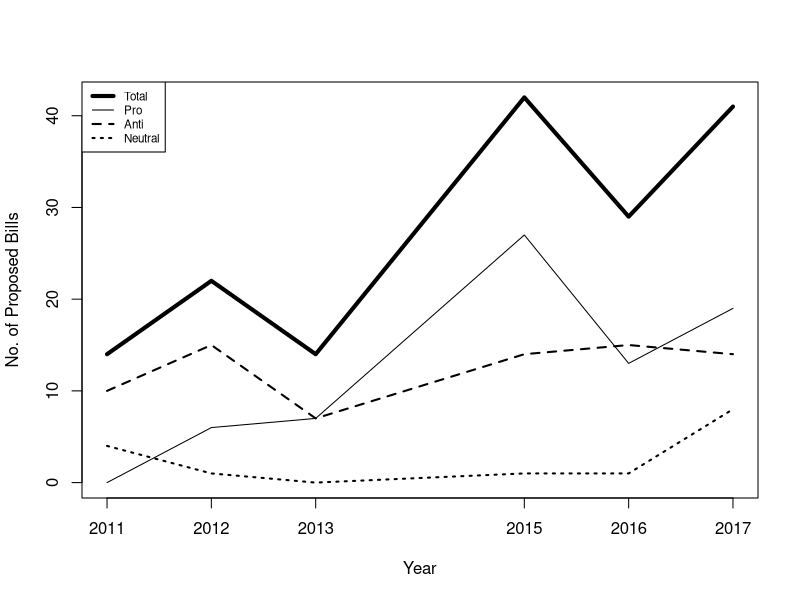
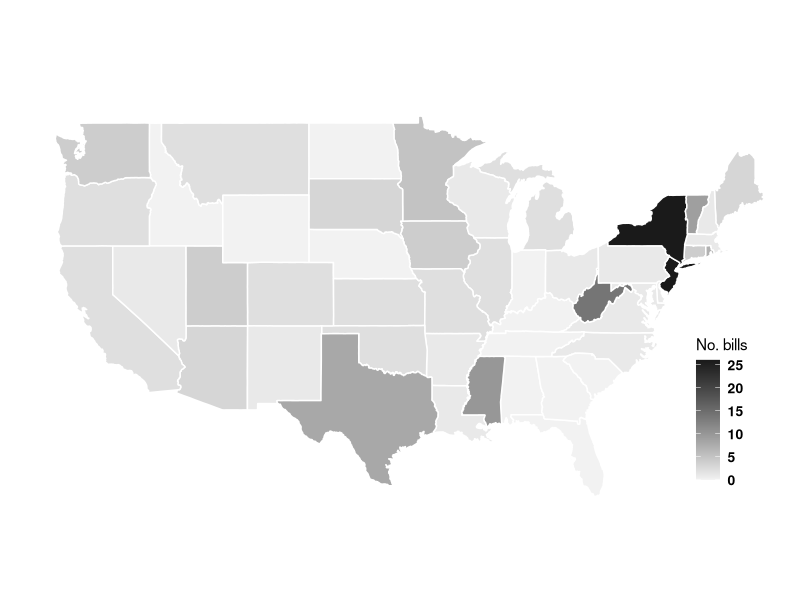
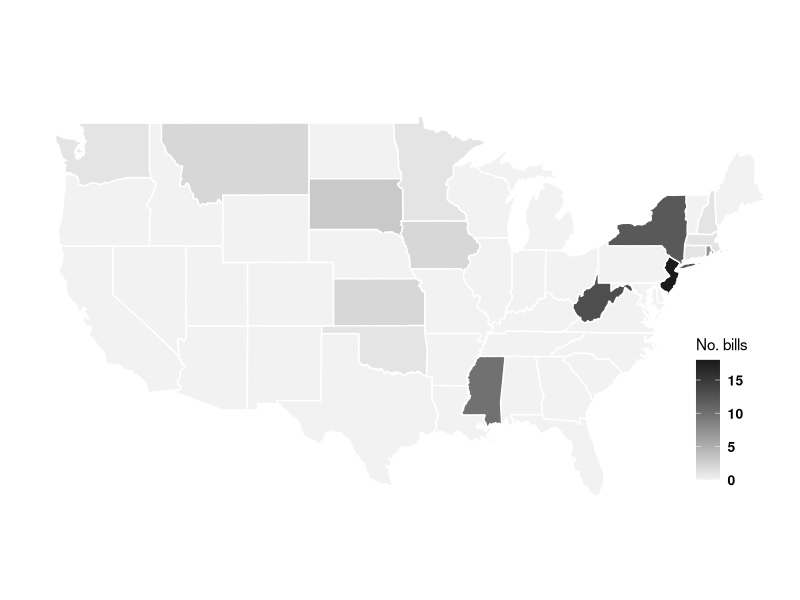
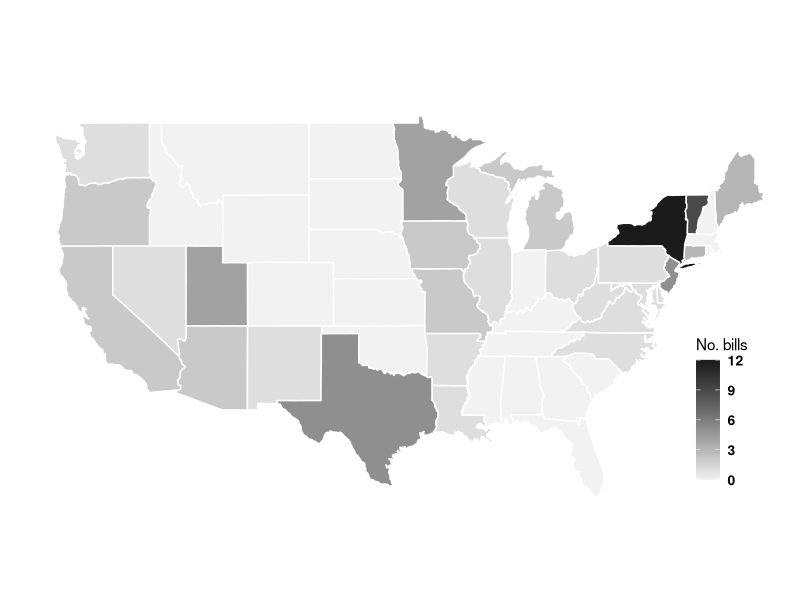

The R source for these figures, in order:
#################
# Trends in vaccination bills
# Citation: Goldstein ND, Suder JS, Purtle J. Trends and characteristics of proposed and enacted state legislation on childhood vaccination exemption, 2011 – 2017. Manuscript in preparation.
# 12/21/17 -- Neal Goldstein
#################


### FUNCTIONS ###

library(psych) #describe, describeBy
library(gmodels) #CrossTable
library(lme4) #mixed effects models
library(blme) #bayesian nonlinear mixed effects (bglmer)
library(ggplot2) #mapping
library(mapproj) #coordinates to projections


### READ DATA ###

bills = read.csv("Analysis_data.csv", as.is=T, stringsAsFactors=F, na.strings="")
states = map_data("state")


### SUBSET and RECODE ###

bills = bills[bills$Year!=2014, ]

bills$Region = ifelse(bills$State=="CT" | bills$State=="ME" | bills$State=="MA" | bills$State=="NH" | bills$State=="RI" | bills$State=="VT" | bills$State=="NJ" | bills$State=="NY" | bills$State=="PA", "Northeast", NA)
bills$Region = ifelse(bills$State=="IL" | bills$State=="IN" | bills$State=="MI" | bills$State=="OH" | bills$State=="WI" | bills$State=="IA" | bills$State=="KS" | bills$State=="MN" | bills$State=="MO" | bills$State=="NE" | bills$State=="ND" | bills$State=="SD", "Midwest", bills$Region)
bills$Region = ifelse(bills$State=="DE" | bills$State=="FL" | bills$State=="GA" | bills$State=="MD" | bills$State=="NC" | bills$State=="SC" | bills$State=="VA" | bills$State=="DC" | bills$State=="WV" | bills$State=="AL" | bills$State=="KY" | bills$State=="MS" | bills$State=="TN" | bills$State=="AR" | bills$State=="LA" | bills$State=="OK" | bills$State=="TX", "South", bills$Region)
bills$Region = ifelse(bills$State=="AZ" | bills$State=="CO" | bills$State=="ID" | bills$State=="MT" | bills$State=="NV" | bills$State=="NM" | bills$State=="UT" | bills$State=="WY" | bills$State=="AK" | bills$State=="CA" | bills$State=="HI" | bills$State=="OR" | bills$State=="WA", "West", bills$Region)
bills$Region = as.factor(bills$Region)

#outcomes
bills$Assessment_pro = ifelse(bills$Assessment=="Pro", 1, 0)
bills$Assessment_anti = ifelse(bills$Assessment=="Anti", 1, 0)
bills$Assessment_neutral = ifelse(bills$Assessment=="Neutral", 1, 0)
bills$Law = ifelse(bills$Law=="Yes", 1, 0)

#trim DC to obtain lower 48 states
states = states[states$region!="district of columbia",]


### DESCRIPTIVES ###

CrossTable(bills$State)
state.abb[!state.abb %in% unique(bills$State)]
CrossTable(bills$Law)
CrossTable(bills$Assessment)
table(bills$Thematic_analysis)
prop.table(table(bills$Thematic_analysis))

CrossTable(bills$Assessment)
CrossTable(bills$Law)
CrossTable(bills$Legislature)
CrossTable(bills$Legislative_majority)
CrossTable(bills$Governor_party)
CrossTable(bills$Governor_gender)
describe(bills$Population_2017); IQR(bills$Population_2017)
CrossTable(bills$Region)

CrossTable(bills$Law, bills$Assessment, prop.r=F, prop.t=F, prop.chisq=F, chisq=T)
CrossTable(bills$Legislature, bills$Assessment, prop.r=F, prop.t=F, prop.chisq=F, chisq=T)
CrossTable(bills$Legislative_majority, bills$Assessment, prop.r=F, prop.t=F, prop.chisq=F, chisq=T)
CrossTable(bills$Governor_party, bills$Assessment, prop.r=F, prop.t=F, prop.chisq=F, chisq=T)
CrossTable(bills$Governor_gender, bills$Assessment, prop.r=F, prop.t=F, prop.chisq=F, chisq=T)
describeBy(bills$Population_2017, bills$Assessment)
IQR(bills$Population_2017[bills$Assessment=="Anti"])
IQR(bills$Population_2017[bills$Assessment=="Pro"])
IQR(bills$Population_2017[bills$Assessment=="Neutral"])
summary(aov(bills$Population_2017 ~ bills$Assessment))
CrossTable(bills$Region, bills$Assessment, prop.r=F, prop.t=F, prop.chisq=F, chisq=T)


### LONGITUDINAL PLOT ###

#tiff("Figure 1.tif",height=6,width=10,units='in',res=1200) 
plot(table(bills$Year), type="l", lwd=4, xlab="Year", ylab="No. of Proposed Bills")
lines(x=c(2011:2013,2015:2017), y=table(bills$Assessment, bills$Year)["Pro",], lty=1, lwd=1)
lines(x=c(2011:2013,2015:2017), y=table(bills$Assessment, bills$Year)["Anti",], lty=2, lwd=2)
lines(x=c(2011:2013,2015:2017), y=table(bills$Assessment, bills$Year)["Neutral",], lty=3, lwd=2)
legend("topleft", lty=c(1,1,2,3), lwd=c(4,1,2,2), c("Total","Pro","Anti","Neutral"), cex=0.7)
#dev.off() 

### MODELS ###

#trends
yrs = c(2011:2013,2015:2017)
bls = table(bills$Year)
summary(lm(bls ~ yrs))

bls = table(bills$Year[bills$Assessment=="Anti"])
summary(lm(bls ~ yrs))

bls = table(bills$Year[bills$Assessment=="Pro"])
bls = c(0, bls)
summary(lm(bls ~ yrs))

bls = c(0,table(bills$Year[bills$Assessment=="Neutral"]))
summary(lm(bls ~ yrs))

#predictors
model = bglmer(Assessment_anti ~ (1 | State) + scale(Year) + as.factor(Law) + as.factor(Legislature) + as.factor(Legislative_majority) + as.factor(Governor_party) + as.factor(Governor_gender) + scale(Population_2017) + relevel(Region, ref="South"), family=binomial(), data=bills, control=glmerControl(optimizer="bobyqa"), fixef.prior=normal) 
model = bglmer(Assessment_pro ~ (1 | State) + scale(Year) + as.factor(Law) + as.factor(Legislature) + as.factor(Legislative_majority) + as.factor(Governor_party) + as.factor(Governor_gender) + scale(Population_2017) + relevel(Region, ref="South"), family=binomial(), data=bills, control=glmerControl(optimizer="bobyqa"), fixef.prior=normal) 
model = bglmer(Assessment_neutral ~ (1 | State) + scale(Year) + as.factor(Law) + as.factor(Legislature) + as.factor(Legislative_majority) + as.factor(Governor_party) + as.factor(Governor_gender) + scale(Population_2017) + relevel(Region, ref="South"), family=binomial(), data=bills, control=glmerControl(optimizer="bobyqa"), fixef.prior=normal) 

summary(model)
round(exp(fixef(model)),2)
round(exp(confint.merMod(model, method="Wald")),2)


### SPATIAL MAPS ###
#see https://www.r-bloggers.com/us-state-maps-using-map_data/

#connect bill data to mapping data
bills$State_name = tolower(state.name[match(bills$State,state.abb)])
states$total = NA
states$total_pro = NA
states$total_anti = NA

state_index = unique(states$region)
for (i in 1:length(state_index))
{
  states$total[states$region==state_index[i]] = sum(bills$State_name==state_index[i])
  states$total_pro[states$region==state_index[i]] = sum(bills$Assessment_pro[bills$State_name==state_index[i]])
  states$total_anti[states$region==state_index[i]] = sum(bills$Assessment_anti[bills$State_name==state_index[i]])
}

#total bills choropleth map
#tiff("Figure 2a.tif",height=6,width=10,units='in',res=1200) 
ggplot() + geom_polygon(data=states, aes(x=long, y=lat, group=group, fill=states$total),colour="white") + scale_fill_continuous(low = "gray95", high = "gray10", guide="colorbar") + theme_bw() + labs(fill="No. bills" ,title = "", x="", y="") + scale_y_continuous(breaks=c()) + scale_x_continuous(breaks=c()) + theme(panel.border=element_blank(), legend.position=c(0.9,0.25)) + coord_map() + theme(legend.text=element_text(colour="black", size=10, face="bold")) + theme(plot.margin=unit(c(0,0,0,0), "cm"))
#dev.off()

#anti-vaccination choropleth map
#tiff("Figure 2b.tif",height=6,width=10,units='in',res=1200) 
ggplot() + geom_polygon(data=states, aes(x=long, y=lat, group=group, fill=states$total_anti),colour="white") + scale_fill_continuous(low = "gray95", high = "gray10", guide="colorbar") + theme_bw() + labs(fill="No. bills" ,title = "", x="", y="") + scale_y_continuous(breaks=c()) + scale_x_continuous(breaks=c()) + theme(panel.border=element_blank(), legend.position=c(0.9,0.25)) + coord_map() + theme(legend.text=element_text(colour="black", size=10, face="bold")) + theme(plot.margin=unit(c(0,0,0,0), "cm"))
#dev.off()

#pro-vaccination choropleth map
#tiff("Figure 2c.tif",height=6,width=10,units='in',res=1200) 
ggplot() + geom_polygon(data=states, aes(x=long, y=lat, group=group, fill=states$total_pro),colour="white") + scale_fill_continuous(low = "gray95", high = "gray10", guide="colorbar") + theme_bw() + labs(fill="No. bills" ,title = "", x="", y="") + scale_y_continuous(breaks=c()) + scale_x_continuous(breaks=c()) + theme(panel.border=element_blank(), legend.position=c(0.9,0.25)) + coord_map() + theme(legend.text=element_text(colour="black", size=10, face="bold")) + theme(plot.margin=unit(c(0,0,0,0), "cm"))
#dev.off()
